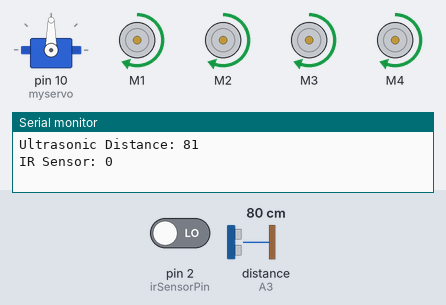
A sketch run on a simulated Arduino Uno, built with avr-gcc and run on an emulated ATmega328P. Shown: servo, 4 × DC motor (green arrow = forward, orange = backward, longer = faster), the last lines printed to the serial monitor. The test bench sets the inputs (shaded band); at power-on: distance to the obstacle (sensor on A3) 80 cm, pin 2 (irSensorPin) LOW. The echo pulse lasts 58.3 µs per cm.

Above: at 4.2 s.
4.3 s: distance to the obstacle (sensor on A3) set to 33 cm
9.3 s: distance to the obstacle (sensor on A3) set to 27 cm
At 10.4 s:
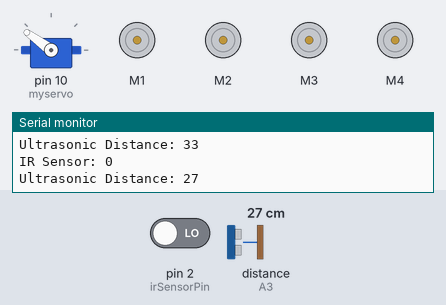
14.3 s: distance to the obstacle (sensor on A3) set to 250 cm
At 14.82 s:
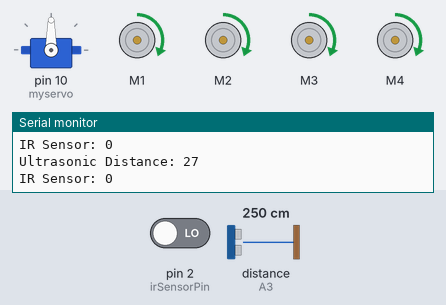
19.3 s: pin 2 (irSensorPin) driven HIGH
At 19.9 s:
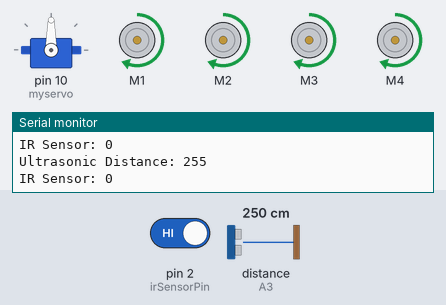
21.2 s: pin 2 (irSensorPin) driven LOW
At 21.92 s:
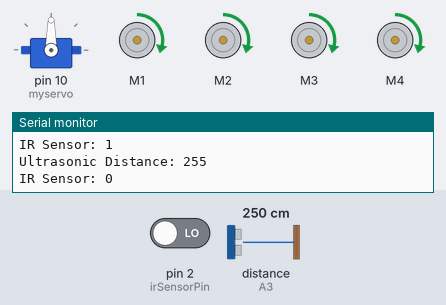
26.2 s: distance to the obstacle (sensor on A3) set to 2 cm
At 26.6 s:
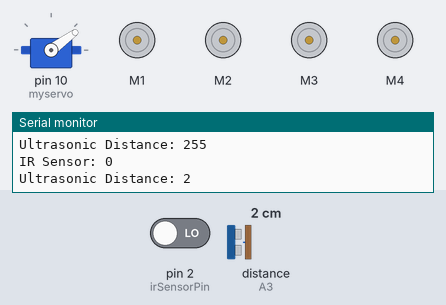
Timing chart, 0 to 30.8 s (numbered marks = the images above; inputs shaded):
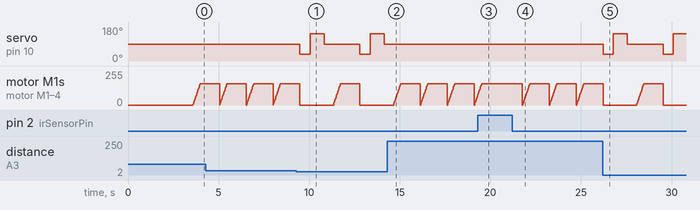

The sketch:

personfollowingrobot.ino
```cpp
//A robot that follows a person where it goes
/* 1) for starting motion of robot
ir takes input
if high , motor forward
if low , no motor movement
 if ir high , us detects person at a specified distance and motor stops   // us=ultrasonic sensor

2)if person moves more forward
ir takes low as input
motors move forward
us detects person at a specified distance and motor stops
if again person moves more forward , same procedure

3) if person takes right and moves forward being at specified ditsance from robot
us takes input and moves motors to right + forward

4) if person takes left and moves forward being at specified ditsance from robot
us takes input and moves motors to left + forward
*/


#include <AFMotor.h>
#include <Servo.h>
#include <NewPing.h>

// --- Pin and robot config ---
#define TRIG_PIN A2
#define ECHO_PIN A3
#define MAX_DISTANCE 300
#define COLL_DIST 30
#define MAX_SPEED 160
#define MAX_SPEED_OFFSET 40

// --- Motors setup ---
AF_DCMotor leftMotor1(1, MOTOR12_1KHZ);
AF_DCMotor leftMotor2(2, MOTOR12_1KHZ);
AF_DCMotor rightMotor1(3, MOTOR34_1KHZ);
AF_DCMotor rightMotor2(4, MOTOR34_1KHZ);

// --- Servo and Ultrasonic ---
Servo myservo;
NewPing sonar(TRIG_PIN, ECHO_PIN, MAX_DISTANCE);

// --- Variables ---
int leftDistance, rightDistance;
int curDist = 0;
int irSensorPin = 2;
int irSensorState = 0;
String motorSet = "";
int speedSet = 0;

void setup() {
  myservo.attach(10);
  myservo.write(90);
  delay(3000);

  pinMode(irSensorPin, INPUT);
  Serial.begin(9600);

  irSensorState = digitalRead(irSensorPin);
  if (irSensorState == HIGH) {
    moveForward();
    delay(500);
  }
}

void loop() {
  myservo.write(90); // Look forward
  delay(500);

  curDist = readPing();
  Serial.print("Ultrasonic Distance: ");
  Serial.println(curDist);

  if (curDist < COLL_DIST) {
    moveStop();
  }

  irSensorState = digitalRead(irSensorPin);
  Serial.print("IR Sensor: ");
  Serial.println(irSensorState);

  if (irSensorState == LOW) {
    moveForward();
    delay(500);
  }
}

void moveStop() {
  stop();
  myservo.write(36);           // look right
  delay(500);
  rightDistance = readPing();

  myservo.write(144);          // look left
  delay(700);
  leftDistance = readPing();

  myservo.write(90); delay(500);
  compareDistance();
}

void compareDistance() {
  if (rightDistance < leftDistance)
  {
    turnRight();                                  // turning right
  }
  else if (leftDistance < rightDistance)
  {
    turnLeft();                                   // turning left
  }
  else
  {
    stop();
  }
}

int readPing() {
  delay(70);
  unsigned int uS = sonar.ping();
  int cm = uS / US_ROUNDTRIP_CM;
  if (cm == 0) cm = 999;            // shows path is clear and there is no object is within range
  return cm;
}

void stop() {
  leftMotor1.run(RELEASE);
  leftMotor2.run(RELEASE);
  rightMotor1.run(RELEASE);
  rightMotor2.run(RELEASE);
}

void moveForward() {
  motorSet = "FORWARD";
  leftMotor1.run(FORWARD);
  leftMotor2.run(FORWARD);
  rightMotor1.run(FORWARD);
  rightMotor2.run(FORWARD);

  for (speedSet = 0; speedSet < MAX_SPEED; speedSet += 2) {
    leftMotor1.setSpeed(speedSet);
    leftMotor2.setSpeed(speedSet);
    rightMotor1.setSpeed(speedSet);
    rightMotor2.setSpeed(speedSet);
    delay(5);
  }
}

void turnRight() {
  motorSet = "RIGHT";
  leftMotor1.run(FORWARD);
  leftMotor2.run(FORWARD);
  rightMotor1.run(BACKWARD);
  rightMotor2.run(BACKWARD);

  leftMotor1.setSpeed(speedSet + MAX_SPEED_OFFSET);
  leftMotor2.setSpeed(speedSet + MAX_SPEED_OFFSET);
  rightMotor1.setSpeed(speedSet + MAX_SPEED_OFFSET);
  rightMotor2.setSpeed(speedSet + MAX_SPEED_OFFSET);

  delay(1500);
}

void turnLeft() {
  motorSet = "LEFT";
  leftMotor1.run(BACKWARD);
  leftMotor2.run(BACKWARD);
  rightMotor1.run(FORWARD);
  rightMotor2.run(FORWARD);

  leftMotor1.setSpeed(speedSet + MAX_SPEED_OFFSET);
  leftMotor2.setSpeed(speedSet + MAX_SPEED_OFFSET);
  rightMotor1.setSpeed(speedSet + MAX_SPEED_OFFSET);
  rightMotor2.setSpeed(speedSet + MAX_SPEED_OFFSET);

  delay(1500);
}
```

Measured:
- the behaviour switches between 30 and 29 cm on distance to the obstacle (sensor on A3) (found by bisection; images 0 and 1)
- after the input at 9.3 s, servo on pin 10 (myservo): 90° → 36° after 0.18 s, → 144° 0.57 s later, → 90° 0.77 s later, → 36° 2.0 s later, … (6 changes in this stretch)
- after the input at 14.3 s, servo on pin 10 (myservo): stays 90° (without the input it goes to 36° after 1.8 s)
- after the input at 19.3 s, motor M1–4: goes on until 19.5 s, then stays forward 158/255
- after the input at 21.2 s, motor M1–4: ramps from stopped to forward 158/255 and jumps back, once every 1.5 s
- after the input at 26.2 s, servo on pin 10 (myservo): 90° → 36° at once, → 144° 0.57 s later, → 90° 0.77 s later, → 36° 2.0 s later, … (5 changes in this stretch)
- by itself, motor M1–4: ramps from stopped to forward 158/255 and jumps back, once every 1.5 s
